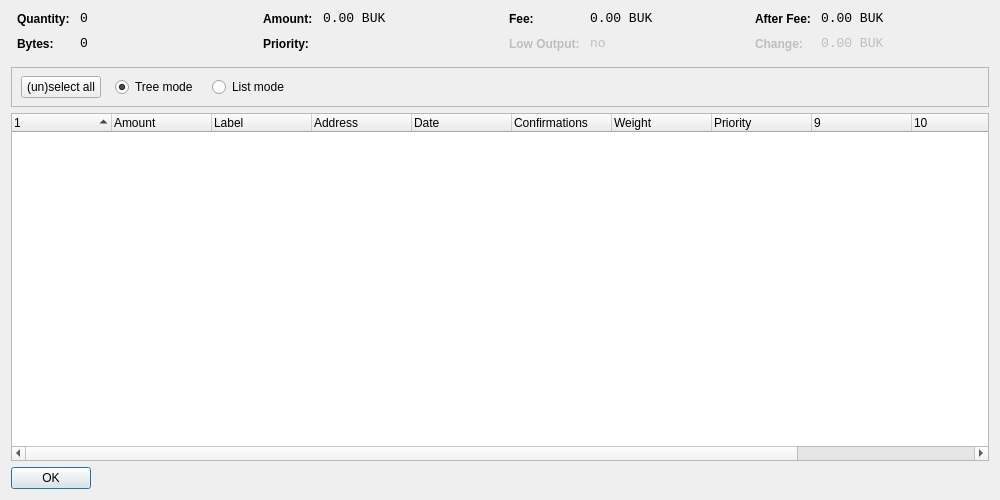
<?xml version="1.0" encoding="UTF-8"?>
<ui version="4.0">
 <class>CoinControlDialog</class>
 <widget class="QWidget" name="CoinControlDialog">
  <property name="geometry">
   <rect>
    <x>0</x>
    <y>0</y>
    <width>1000</width>
    <height>500</height>
   </rect>
  </property>
  <property name="windowTitle">
   <string>Coin Control</string>
  </property>
  <layout class="QVBoxLayout" name="verticalLayout">
   <item>
    <layout class="QHBoxLayout" name="horizontalLayoutTop" stretch="0,0,0,0">
     <property name="topMargin">
      <number>0</number>
     </property>
     <property name="bottomMargin">
      <number>10</number>
     </property>
     <item>
      <layout class="QFormLayout" name="formLayoutCoinControl1">
       <property name="horizontalSpacing">
        <number>10</number>
       </property>
       <property name="verticalSpacing">
        <number>10</number>
       </property>
       <property name="leftMargin">
        <number>6</number>
       </property>
       <property name="rightMargin">
        <number>6</number>
       </property>
       <item row="0" column="0">
        <widget class="QLabel" name="labelCoinControlQuantityText">
         <property name="styleSheet">
          <string notr="true">font-weight:bold;</string>
         </property>
         <property name="text">
          <string>Quantity:</string>
         </property>
        </widget>
       </item>
       <item row="0" column="1">
        <widget class="QLabel" name="labelCoinControlQuantity">
         <property name="font">
          <font>
           <family>Monospace</family>
           <pointsize>10</pointsize>
          </font>
         </property>
         <property name="cursor">
          <cursorShape>IBeamCursor</cursorShape>
         </property>
         <property name="contextMenuPolicy">
          <enum>Qt::ActionsContextMenu</enum>
         </property>
         <property name="text">
          <string notr="true">0</string>
         </property>
         <property name="textInteractionFlags">
          <set>Qt::LinksAccessibleByMouse|Qt::TextSelectableByKeyboard|Qt::TextSelectableByMouse</set>
         </property>
        </widget>
       </item>
       <item row="1" column="0">
        <widget class="QLabel" name="labelCoinControlBytesText">
         <property name="styleSheet">
          <string notr="true">font-weight:bold;</string>
         </property>
         <property name="text">
          <string>Bytes:</string>
         </property>
        </widget>
       </item>
       <item row="1" column="1">
        <widget class="QLabel" name="labelCoinControlBytes">
         <property name="font">
          <font>
           <family>Monospace</family>
           <pointsize>10</pointsize>
          </font>
         </property>
         <property name="cursor">
          <cursorShape>IBeamCursor</cursorShape>
         </property>
         <property name="contextMenuPolicy">
          <enum>Qt::ActionsContextMenu</enum>
         </property>
         <property name="text">
          <string notr="true">0</string>
         </property>
         <property name="textInteractionFlags">
          <set>Qt::LinksAccessibleByMouse|Qt::TextSelectableByKeyboard|Qt::TextSelectableByMouse</set>
         </property>
        </widget>
       </item>
      </layout>
     </item>
     <item>
      <layout class="QFormLayout" name="formLayoutCoinControl2">
       <property name="horizontalSpacing">
        <number>10</number>
       </property>
       <property name="verticalSpacing">
        <number>10</number>
       </property>
       <property name="leftMargin">
        <number>6</number>
       </property>
       <property name="rightMargin">
        <number>6</number>
       </property>
       <item row="0" column="0">
        <widget class="QLabel" name="labelCoinControlAmountText">
         <property name="styleSheet">
          <string notr="true">font-weight:bold;</string>
         </property>
         <property name="text">
          <string>Amount:</string>
         </property>
        </widget>
       </item>
       <item row="0" column="1">
        <widget class="QLabel" name="labelCoinControlAmount">
         <property name="font">
          <font>
           <family>Monospace</family>
           <pointsize>10</pointsize>
          </font>
         </property>
         <property name="cursor">
          <cursorShape>IBeamCursor</cursorShape>
         </property>
         <property name="contextMenuPolicy">
          <enum>Qt::ActionsContextMenu</enum>
         </property>
         <property name="text">
          <string notr="true">0.00 BUK</string>
         </property>
         <property name="textInteractionFlags">
          <set>Qt::LinksAccessibleByMouse|Qt::TextSelectableByKeyboard|Qt::TextSelectableByMouse</set>
         </property>
        </widget>
       </item>
       <item row="1" column="0">
        <widget class="QLabel" name="labelCoinControlPriorityText">
         <property name="styleSheet">
          <string notr="true">font-weight:bold;</string>
         </property>
         <property name="text">
          <string>Priority:</string>
         </property>
        </widget>
       </item>
       <item row="1" column="1">
        <widget class="QLabel" name="labelCoinControlPriority">
         <property name="font">
          <font>
           <family>Monospace</family>
           <pointsize>10</pointsize>
          </font>
         </property>
         <property name="cursor">
          <cursorShape>IBeamCursor</cursorShape>
         </property>
         <property name="contextMenuPolicy">
          <enum>Qt::ActionsContextMenu</enum>
         </property>
         <property name="text">
          <string/>
         </property>
         <property name="textInteractionFlags">
          <set>Qt::LinksAccessibleByMouse|Qt::TextSelectableByKeyboard|Qt::TextSelectableByMouse</set>
         </property>
        </widget>
       </item>
      </layout>
     </item>
     <item>
      <layout class="QFormLayout" name="formLayoutCoinControl3">
       <property name="horizontalSpacing">
        <number>10</number>
       </property>
       <property name="verticalSpacing">
        <number>10</number>
       </property>
       <property name="leftMargin">
        <number>6</number>
       </property>
       <property name="rightMargin">
        <number>6</number>
       </property>
       <item row="0" column="0">
        <widget class="QLabel" name="labelCoinControlFeeText">
         <property name="styleSheet">
          <string notr="true">font-weight:bold;</string>
         </property>
         <property name="text">
          <string>Fee:</string>
         </property>
        </widget>
       </item>
       <item row="0" column="1">
        <widget class="QLabel" name="labelCoinControlFee">
         <property name="font">
          <font>
           <family>Monospace</family>
           <pointsize>10</pointsize>
          </font>
         </property>
         <property name="cursor">
          <cursorShape>IBeamCursor</cursorShape>
         </property>
         <property name="contextMenuPolicy">
          <enum>Qt::ActionsContextMenu</enum>
         </property>
         <property name="text">
          <string notr="true">0.00 BUK</string>
         </property>
         <property name="textInteractionFlags">
          <set>Qt::LinksAccessibleByMouse|Qt::TextSelectableByKeyboard|Qt::TextSelectableByMouse</set>
         </property>
        </widget>
       </item>
       <item row="1" column="0">
        <widget class="QLabel" name="labelCoinControlLowOutputText">
         <property name="enabled">
          <bool>false</bool>
         </property>
         <property name="styleSheet">
          <string notr="true">font-weight:bold;</string>
         </property>
         <property name="text">
          <string>Low Output:</string>
         </property>
        </widget>
       </item>
       <item row="1" column="1">
        <widget class="QLabel" name="labelCoinControlLowOutput">
         <property name="enabled">
          <bool>false</bool>
         </property>
         <property name="font">
          <font>
           <family>Monospace</family>
           <pointsize>10</pointsize>
          </font>
         </property>
         <property name="cursor">
          <cursorShape>IBeamCursor</cursorShape>
         </property>
         <property name="contextMenuPolicy">
          <enum>Qt::ActionsContextMenu</enum>
         </property>
         <property name="text">
          <string>no</string>
         </property>
         <property name="textInteractionFlags">
          <set>Qt::LinksAccessibleByMouse|Qt::TextSelectableByKeyboard|Qt::TextSelectableByMouse</set>
         </property>
        </widget>
       </item>
      </layout>
     </item>
     <item>
      <layout class="QFormLayout" name="formLayoutCoinControl4">
       <property name="horizontalSpacing">
        <number>10</number>
       </property>
       <property name="verticalSpacing">
        <number>10</number>
       </property>
       <property name="leftMargin">
        <number>6</number>
       </property>
       <property name="rightMargin">
        <number>6</number>
       </property>
       <item row="0" column="0">
        <widget class="QLabel" name="labelCoinControlAfterFeeText">
         <property name="styleSheet">
          <string notr="true">font-weight:bold;</string>
         </property>
         <property name="text">
          <string>After Fee:</string>
         </property>
        </widget>
       </item>
       <item row="0" column="1">
        <widget class="QLabel" name="labelCoinControlAfterFee">
         <property name="font">
          <font>
           <family>Monospace</family>
           <pointsize>10</pointsize>
          </font>
         </property>
         <property name="cursor">
          <cursorShape>IBeamCursor</cursorShape>
         </property>
         <property name="contextMenuPolicy">
          <enum>Qt::ActionsContextMenu</enum>
         </property>
         <property name="text">
          <string notr="true">0.00 BUK</string>
         </property>
         <property name="textInteractionFlags">
          <set>Qt::LinksAccessibleByMouse|Qt::TextSelectableByKeyboard|Qt::TextSelectableByMouse</set>
         </property>
        </widget>
       </item>
       <item row="1" column="0">
        <widget class="QLabel" name="labelCoinControlChangeText">
         <property name="enabled">
          <bool>false</bool>
         </property>
         <property name="styleSheet">
          <string notr="true">font-weight:bold;</string>
         </property>
         <property name="text">
          <string>Change:</string>
         </property>
        </widget>
       </item>
       <item row="1" column="1">
        <widget class="QLabel" name="labelCoinControlChange">
         <property name="enabled">
          <bool>false</bool>
         </property>
         <property name="font">
          <font>
           <family>Monospace</family>
           <pointsize>10</pointsize>
          </font>
         </property>
         <property name="cursor">
          <cursorShape>IBeamCursor</cursorShape>
         </property>
         <property name="contextMenuPolicy">
          <enum>Qt::ActionsContextMenu</enum>
         </property>
         <property name="text">
          <string notr="true">0.00 BUK</string>
         </property>
         <property name="textInteractionFlags">
          <set>Qt::LinksAccessibleByMouse|Qt::TextSelectableByKeyboard|Qt::TextSelectableByMouse</set>
         </property>
        </widget>
       </item>
      </layout>
     </item>
    </layout>
   </item>
   <item>
    <widget class="QFrame" name="frame">
     <property name="minimumSize">
      <size>
       <width>0</width>
       <height>40</height>
      </size>
     </property>
     <property name="frameShape">
      <enum>QFrame::StyledPanel</enum>
     </property>
     <property name="frameShadow">
      <enum>QFrame::Sunken</enum>
     </property>
     <widget class="QWidget" name="horizontalLayoutWidget">
      <property name="geometry">
       <rect>
        <x>10</x>
        <y>0</y>
        <width>781</width>
        <height>41</height>
       </rect>
      </property>
      <layout class="QHBoxLayout" name="horizontalLayoutPanel" stretch="0,0,0,0">
       <property name="spacing">
        <number>14</number>
       </property>
       <item>
        <widget class="QPushButton" name="pushButtonSelectAll">
         <property name="sizePolicy">
          <sizepolicy hsizetype="Maximum" vsizetype="Fixed">
           <horstretch>0</horstretch>
           <verstretch>0</verstretch>
          </sizepolicy>
         </property>
         <property name="text">
          <string>(un)select all</string>
         </property>
        </widget>
       </item>
       <item>
        <widget class="QRadioButton" name="radioTreeMode">
         <property name="sizePolicy">
          <sizepolicy hsizetype="Maximum" vsizetype="Fixed">
           <horstretch>0</horstretch>
           <verstretch>0</verstretch>
          </sizepolicy>
         </property>
         <property name="text">
          <string>Tree mode</string>
         </property>
         <property name="checked">
          <bool>true</bool>
         </property>
        </widget>
       </item>
       <item>
        <widget class="QRadioButton" name="radioListMode">
         <property name="sizePolicy">
          <sizepolicy hsizetype="Maximum" vsizetype="Fixed">
           <horstretch>0</horstretch>
           <verstretch>0</verstretch>
          </sizepolicy>
         </property>
         <property name="text">
          <string>List mode</string>
         </property>
        </widget>
       </item>
       <item>
        <spacer name="horizontalSpacer">
         <property name="orientation">
          <enum>Qt::Horizontal</enum>
         </property>
         <property name="sizeHint" stdset="0">
          <size>
           <width>40</width>
           <height>20</height>
          </size>
         </property>
        </spacer>
       </item>
      </layout>
     </widget>
    </widget>
   </item>
   <item>
    <widget class="CoinControlTreeWidget" name="treeWidget">
     <property name="contextMenuPolicy">
      <enum>Qt::CustomContextMenu</enum>
     </property>
     <property name="sortingEnabled">
      <bool>false</bool>
     </property>
     <property name="columnCount">
      <number>12</number>
     </property>
     <attribute name="headerShowSortIndicator" stdset="0">
      <bool>true</bool>
     </attribute>
     <attribute name="headerStretchLastSection">
      <bool>false</bool>
     </attribute>
     <column>
      <property name="text">
       <string/>
      </property>
     </column>
     <column>
      <property name="text">
       <string>Amount</string>
      </property>
     </column>
     <column>
      <property name="text">
       <string>Label</string>
      </property>
     </column>
     <column>
      <property name="text">
       <string>Address</string>
      </property>
     </column>
     <column>
      <property name="text">
       <string>Date</string>
      </property>
     </column>
     <column>
      <property name="text">
       <string>Confirmations</string>
      </property>
      <property name="toolTip">
       <string>Confirmed</string>
      </property>
     </column>
     <column>
      <property name="text">
       <string>Weight</string>
      </property>
     </column>
     <column>
      <property name="text">
       <string>Priority</string>
      </property>
     </column>
     <column>
      <property name="text">
       <string/>
      </property>
     </column>
     <column>
      <property name="text">
       <string/>
      </property>
     </column>
     <column>
      <property name="text">
       <string/>
      </property>
     </column>
     <column>
      <property name="text">
       <string/>
      </property>
     </column>
    </widget>
   </item>
   <item>
    <widget class="QDialogButtonBox" name="buttonBox">
     <property name="sizePolicy">
      <sizepolicy hsizetype="Maximum" vsizetype="Fixed">
       <horstretch>0</horstretch>
       <verstretch>0</verstretch>
      </sizepolicy>
     </property>
     <property name="orientation">
      <enum>Qt::Horizontal</enum>
     </property>
     <property name="standardButtons">
      <set>QDialogButtonBox::Ok</set>
     </property>
    </widget>
   </item>
  </layout>
 </widget>
 <customwidgets>
  <customwidget>
   <class>CoinControlTreeWidget</class>
   <extends>QTreeWidget</extends>
   <header>coincontroltreewidget.h</header>
  </customwidget>
 </customwidgets>
 <resources/>
 <connections/>
</ui>
